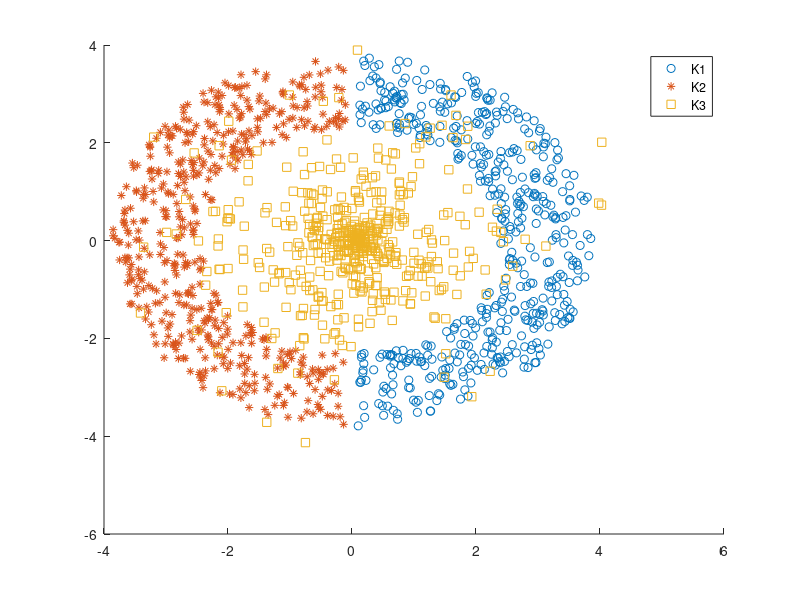

MATLAB code for this plot: (Note: this script raises an error after producing the figure.)
%%
clc, clear, close all
%%
load('dataset2.mat');
%% transponovanje matrice i iscrtavanje klasa
ob = pod(:, 1:2)';
klasa = pod(:, 3)';
N = length(klasa);

K1 = ob(:, klasa == 1);
K2 = ob(:, klasa == 2);
K3 = ob(:, klasa == 3);
%%
figure, hold all
plot(K1(1, :), K1(2, :), 'o')
plot(K2(1, :), K2(2, :), '*')
plot(K3(1, :), K3(2, :), 's')
legend('K1','K2','K3');
%% One-hot encoding
izlaz = zeros(3, N);

izlaz(1, klasa == 1) = 1;
izlaz(2, klasa == 2) = 1;
izlaz(3, klasa == 3) = 1;

ulaz = ob;
%% podela podataka na trening i test skup
ind = randperm(N);
indTrening = ind(1 : 0.9*N);
indTest = ind(0.9*N+1 : N);

ulazTrening = ulaz(:, indTrening);
izlazTrening = izlaz(:, indTrening);

ulazTest = ulaz(:, indTest);
izlazTest = izlaz(:, indTest);
%% Kreiranje NM
arhitektura1 = [3 6 6];
net = patternnet(arhitektura1);

for i = 1 : length(arhitektura1)
    net.layers{i}.transferFcn = 'tansig';
end

net.layers{length(arhitektura1) + 1}.transferFcn = 'softmax';
net.performFcn = 'crossentropy';
net.divideFcn = '';

net.trainParam.epochs = 1000;
net.trainParam.goal = 1e-4;
net.trainParam.min_grad = 1e-5;
%% Treniranje NM
net = train(net, ulazTrening, izlazTrening);
%% Performanse NM
predTest = net(ulazTest);
predTrening = net(ulazTrening);
%%
figure, plotconfusion(izlazTest, predTest)
[c,cm] = confusion(izlazTest,predTest);
cm = cm';
Rtest = cm(1,1)/(cm(1,1)+cm(2,1)+cm(3,1));
Ptest = cm(1,1)/(cm(1,1)+cm(1,2)+cm(1,3));
%%
figure, plotconfusion(izlazTrening, predTrening)
[c,cm] = confusion(izlazTrening,predTrening);
cm = cm';
Rtrening = cm(1,1)/(cm(1,1)+cm(2,1)+cm(3,1));
Ptrening = cm(1,1)/(cm(1,1)+cm(1,2)+cm(1,3));
%% Granica odlucivanja
Ntest = 500;
x1 = repmat(linspace(-4, 4, Ntest), 1, Ntest);
x2 = repelem(linspace(-4, 4, Ntest), Ntest);
ulazGO = [x1; x2];

predGO = net(ulazGO);
[~, klasaGO] = max(predGO);

%%
K1go = ulazGO(:, predGO(1, :) >= 0.7);
K2go = ulazGO(:, predGO(2, :) >= 0.7);
K3go = ulazGO(:, predGO(3, :) >= 0.7);

figure, hold all
plot(K1go(1, :), K1go(2, :), '.')
plot(K2go(1, :), K2go(2, :), '.')
plot(K3go(1, :), K3go(2, :), '.')
plot(K1(1, :), K1(2, :), 'bo')
plot(K2(1, :), K2(2, :), 'r*')
plot(K3(1, :), K3(2, :), 'ys')
legend('K1','K2','K3');